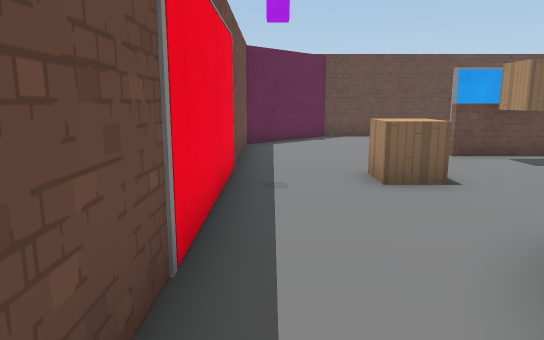
view 1 (above)

18 first-person views from a walk through a Unity game level. The camera is 1.3 m above the floor, tilts 10° down and sees 70° across. The floor is counted in squares, 1 m on a side. Each view is taken from the middle of a square. On the plan, view 1 faces up. The plan holds only what a view shows up to about 16 squares ahead; the rest is blank. The place goes on beyond the plan. The player character is not drawn. Some surface patterns are stand-ins.

view 2
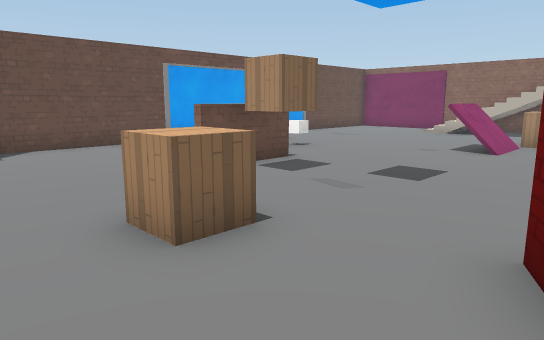

view 3
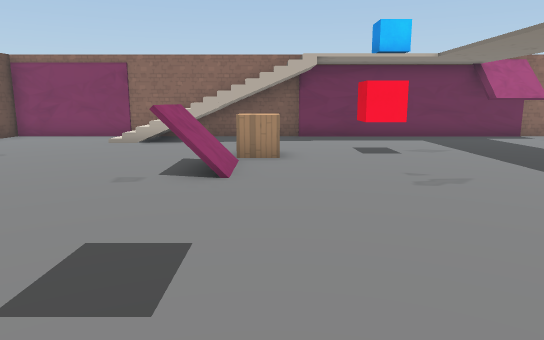

view 4
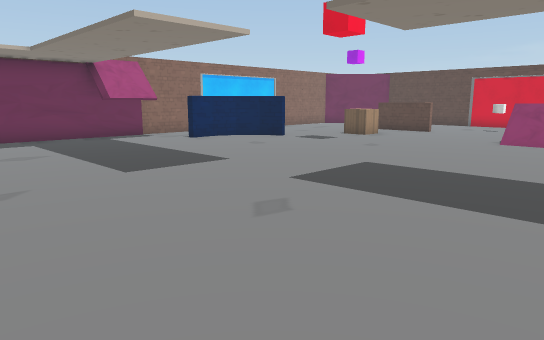

view 5
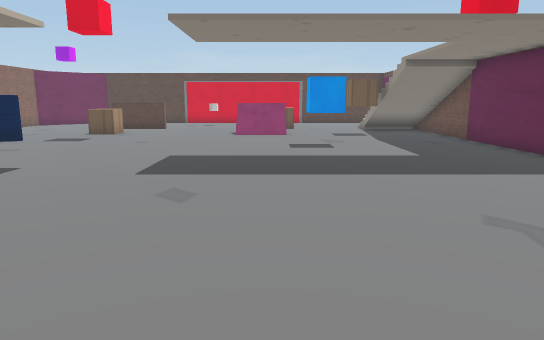

view 6
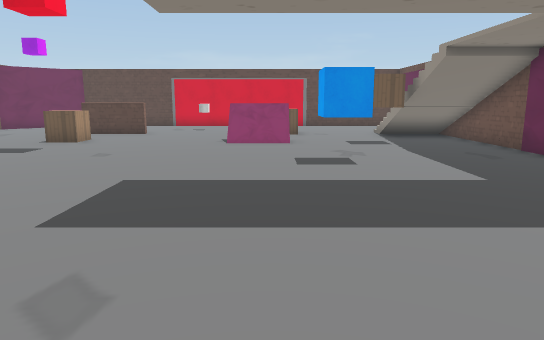

view 7
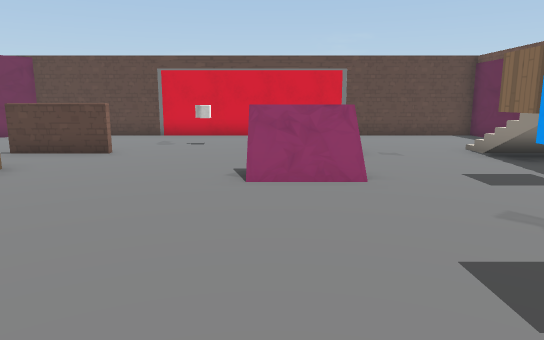

view 8
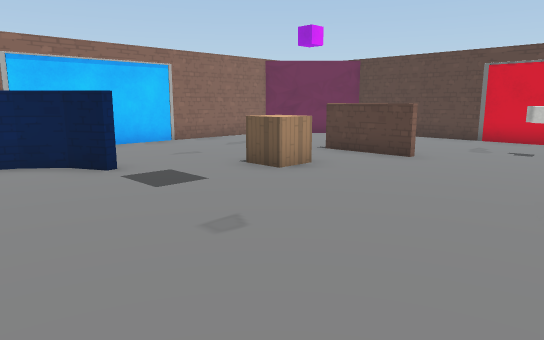

view 9
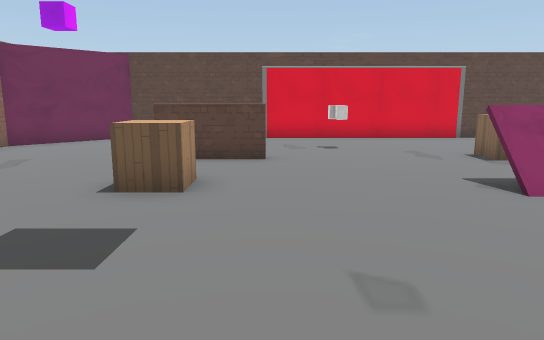

view 10
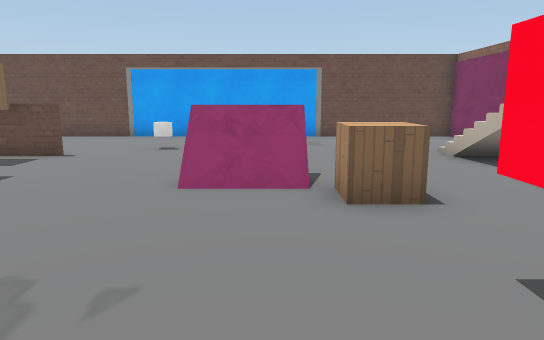

view 11
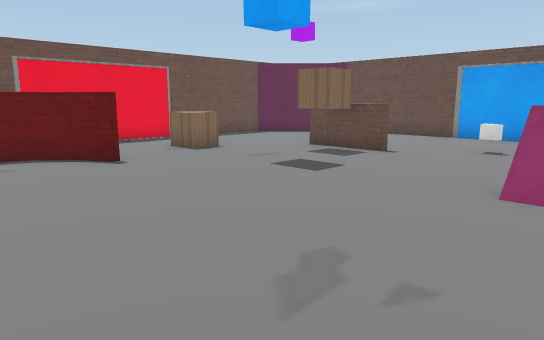

view 12
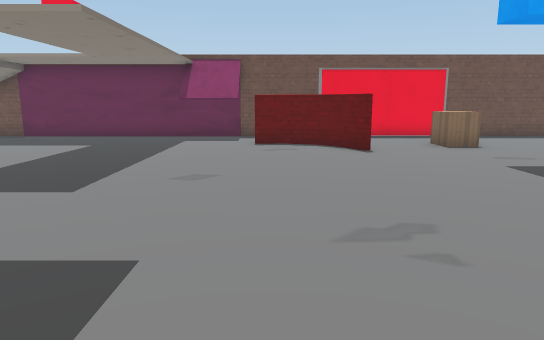

view 13
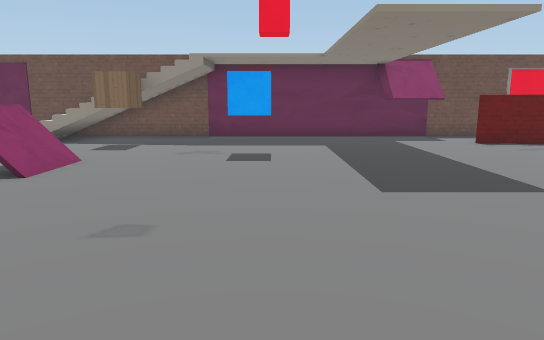

view 14
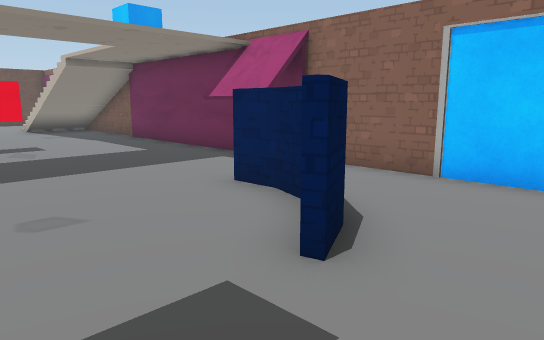

view 15
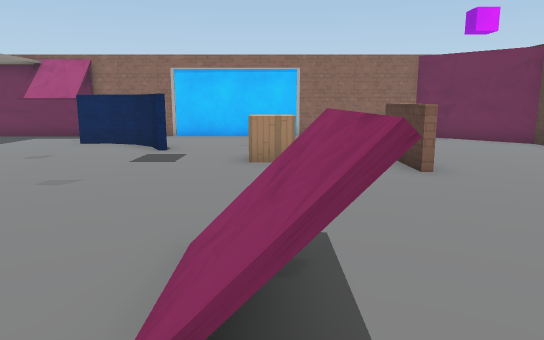

view 16
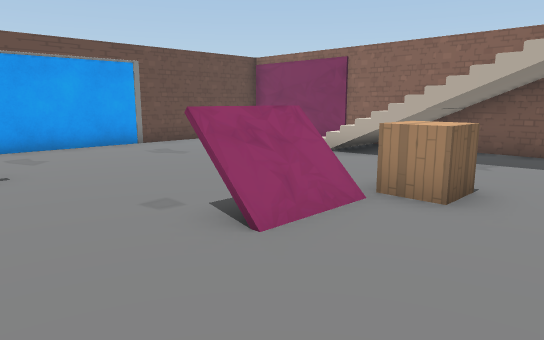

view 17
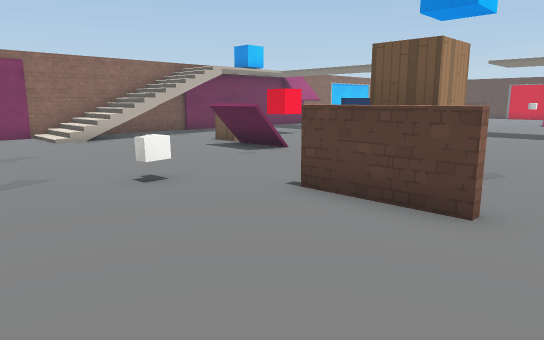

view 18
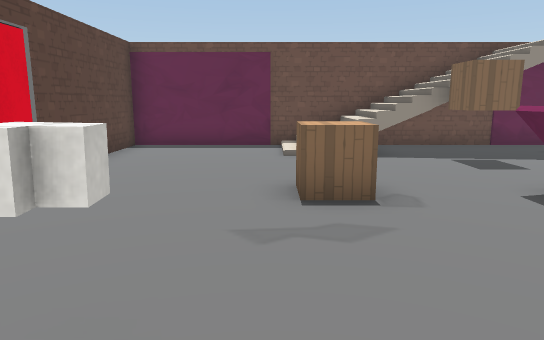

### Floor plan
Key: @ floor where view 1 was taken; # wall or solid block; . floor; / step, stairs or slope; = window, fence, low wall or low ledge; v drop or lower ground; O other object.
Columns run from 1 left of view 1 to 19 right of it. Each row starts with its distance up from view 1.
 15   ###################
 14  ##.................#
 13 ##..................#
 12 #...................#
 11 #.........O.........#
 10 #.................//#
  9 #.....#O.........///#
  8 #.....OO.........///#
  7 #..OO.......=/...///#
  6 #..OO.......//OO. //=
  5 #.............OO..=.#
  4 #...................#
  3 #..##..........O....#
  2 #..#...........O....#
  1 #..#................#
  0 #@ .................#
 -1 # ..................#
 -2 # .................##
 -3 #..................##
 -4 #..................##
 -5 #................#..#
 -6 #....OO..........#..#
 -7 #....OO..........#..#
 -8 #...............##..#
 -9 #...................#
-10 =//OO...............#
-11 #//OO..OO....OO.....#
-12 #//v................#
-13 #//v................#
-14 #//...OO.....==.....#
-15 #...................#
-16 #.........O.........#
-17 #..................##
-18 #.................##
-19 ###################

Positions as (right, up) in squares from view 1, and headings:
1: (0, 0), facing up
2: (0, 3), facing up-right
3: (4, 5), facing right
4: (4, 3), facing down-right
5: (6, 5), facing down
6: (6, 2), facing down
7: (7, -4), facing down
8: (7, -5), facing down-right
9: (11, -5), facing down
10: (12, 0), facing up
11: (12, 0), facing up-left
12: (14, 1), facing left
13: (14, -6), facing left
14: (12, -10), facing up-right
15: (4, -11), facing right
16: (8, 3), facing up-right
17: (3, 14), facing down-right
18: (11, -15), facing left
